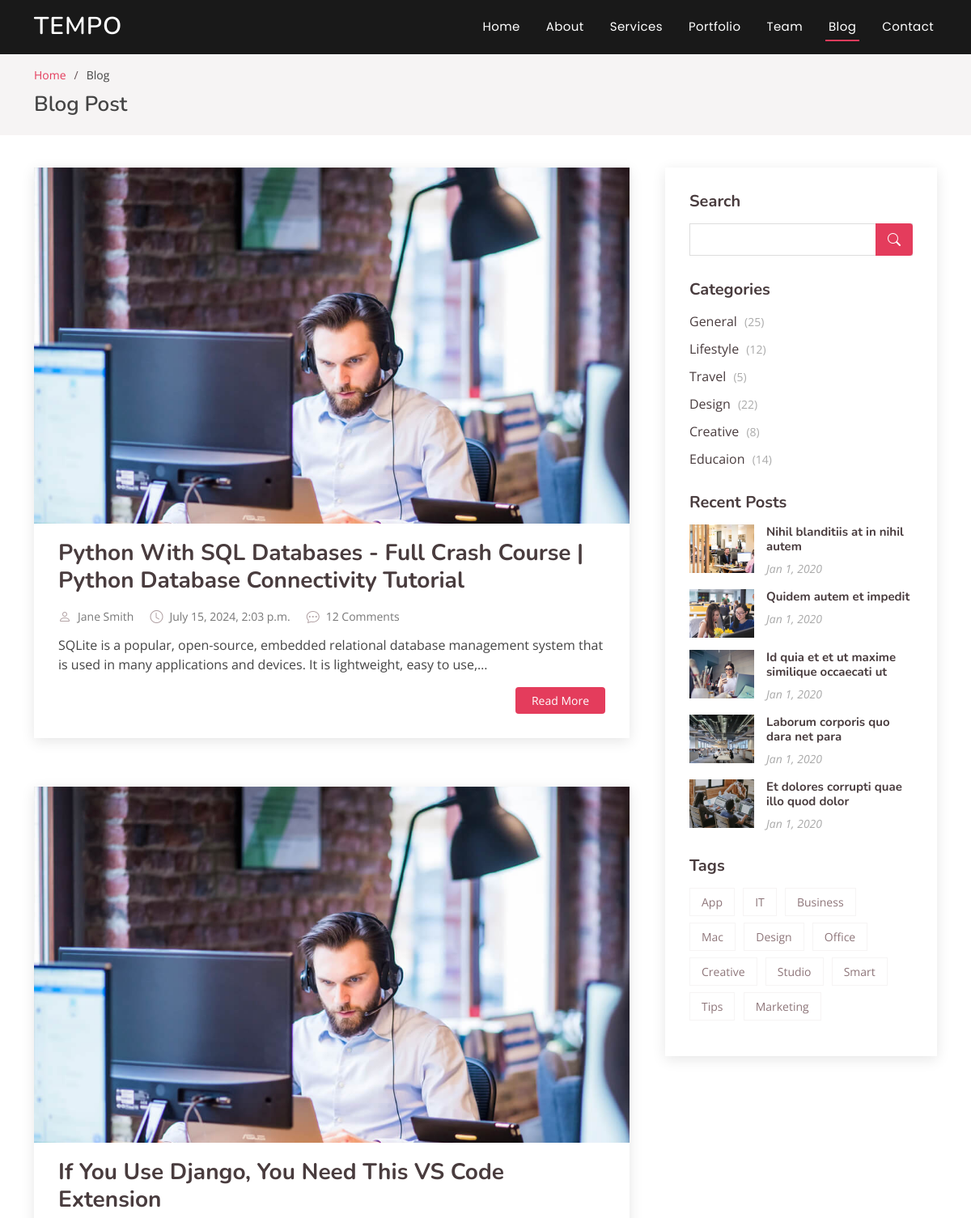
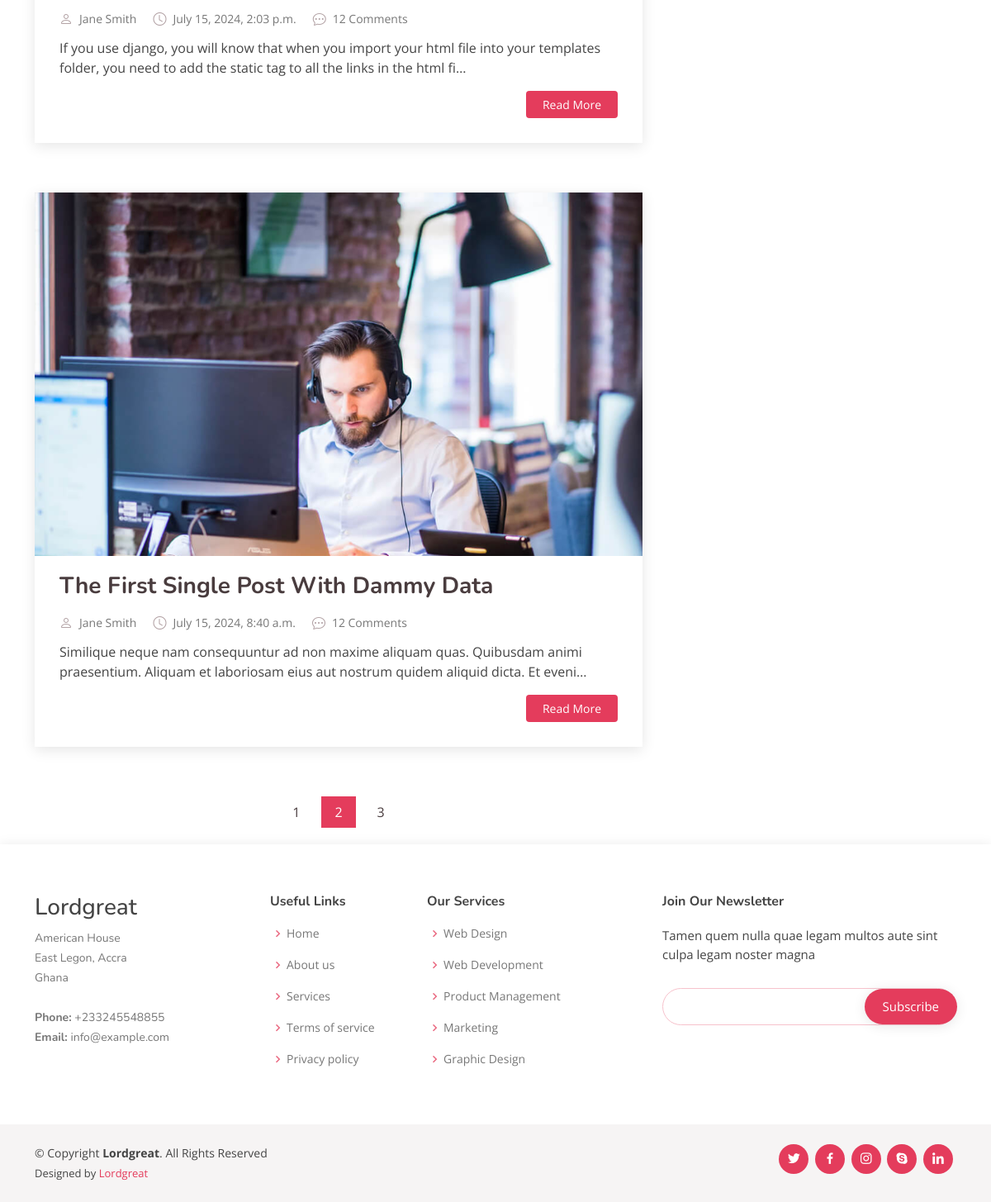
Page /blog on the committed database (2 pictures, top to bottom).
### posts/models.py (models this page shows)
class Post(models.Model):
    title = models.CharField(max_length=200)
    body = models.CharField(max_length=1000000)
    created_at = models.DateTimeField(default=timezone.now(), blank=True)

### posts/views.py (the view)
# urls.py: path('blog', views.blog, name='blog'),
def blog(request):
    posts = Post.objects.all()
    return render(request, 'blog.html', {'posts': posts})

### templates/blog.html (shortened to what this page needs)
{% load static %}
<!DOCTYPE html>
<html lang="en">
<head>
  <link href="{% static 'assets/vendor/bootstrap/css/bootstrap.min.css'%}" rel="stylesheet">
  <link href="{% static 'assets/vendor/bootstrap-icons/bootstrap-icons.css'%}" rel="stylesheet">
  <link href="{% static 'assets/vendor/boxicons/css/boxicons.min.css'%}" rel="stylesheet">
  <link href="{% static 'assets/vendor/glightbox/css/glightbox.min.css'%}" rel="stylesheet">
  <link href="{% static 'assets/vendor/remixicon/remixicon.css'%}" rel="stylesheet">
  <link href="{% static 'assets/vendor/swiper/swiper-bundle.min.css'%}" rel="stylesheet">
  <link href="{% static 'assets/css/style.css'%}" rel="stylesheet">
</head>
<body>
  <header id="header" class="fixed-top header-inner-pages">
    <div class="container d-flex align-items-center justify-content-between">
      <h1 class="logo"><a href="index.html">Tempo</a></h1>
      <nav id="navbar" class="navbar">
        <ul>
          <li><a class="nav-link scrollto " href="/#hero">Home</a></li>
          <li><a class="nav-link scrollto" href="/#about">About</a></li>
          <li><a class="nav-link scrollto" href="/#services">Services</a></li>
          <li><a class="nav-link scrollto " href="/#portfolio">Portfolio</a></li>
          <li><a class="nav-link scrollto" href="/#team">Team</a></li>
          <li><a class="active" href="blog">Blog</a></li>
          <li><a class="nav-link scrollto" href="#contact">Contact</a></li>
        </ul>
      </nav>
    </div>
  </header>
  <main id="main">
    <section id="breadcrumbs" class="breadcrumbs">
      <div class="container">
        <ol>
          <li><a href="/">Home</a></li>
          <li>Blog</li>
        </ol>
        <h2>Blog Post</h2>
      </div>
    </section>
    <section id="blog" class="blog">
      <div class="container" data-aos="fade-up">
        <div class="row">
          <div class="col-lg-8 entries">
            {% for post in posts reversed %}
              <article class="entry">
                <div class="entry-img">
                  <img src="{% static 'assets/img/blog/blog-1.jpg'%}" alt="" class="img-fluid">
                </div>
                <h2 class="entry-title">
                  <a href="post/{{ post.id }}">{{ post.title }}</a>
                </h2>
                <div class="entry-meta">
                  <ul>
                    <li class="d-flex align-items-center"><i class="bi bi-person"></i> <a href="post/{{ post.id }}">Jane Smith</a></li>
                    <li class="d-flex align-items-center"><i class="bi bi-clock"></i> <a href="post{{ post.id }}" datetime="{{post.created_at}}">{{post.created_at}}</time></a></li>
                    <li class="d-flex align-items-center"><i class="bi bi-chat-dots"></i> <a href="post/{{ post.id }}">12 Comments</a></li>
                  </ul>
                </div>
                <div class="entry-content">
                  <p>
                    {{ post.body|truncatechars:160}}
                  </p>
                  <div class="read-more">
                    <a href="post/{{ post.id }}">Read More</a>
                  </div>
                </div>
              </article>
            {% endfor%}
            <div class="blog-pagination">
              <ul class="justify-content-center">
                <li><a href="#">1</a></li>
                <li class="active"><a href="#">2</a></li>
                <li><a href="#">3</a></li>
              </ul>
            </div>
          </div>
          <div class="col-lg-4">
            <div class="sidebar">
              <h3 class="sidebar-title">Search</h3>
              <div class="sidebar-item search-form">
                <form action="">
                  <input type="text">
                  <button type="submit"><i class="bi bi-search"></i></button>
                </form>
              </div>
              <h3 class="sidebar-title">Categories</h3>
              <div class="sidebar-item categories">
                <ul>
                  <li><a href="#">General <span>(25)</span></a></li>
                  <li><a href="#">Lifestyle <span>(12)</span></a></li>
                  <li><a href="#">Travel <span>(5)</span></a></li>
                  <li><a href="#">Design <span>(22)</span></a></li>
                  <li><a href="#">Creative <span>(8)</span></a></li>
                  <li><a href="#">Educaion <span>(14)</span></a></li>
                </ul>
              </div>
              <h3 class="sidebar-title">Recent Posts</h3>
              <div class="sidebar-item recent-posts">
                <div class="post-item clearfix">
                  <img src="{% static 'assets/img/blog/blog-recent-1.jpg'%}" alt="">
                  <h4><a href="/blog">Nihil blanditiis at in nihil autem</a></h4>
                  <time datetime="2020-01-01">Jan 1, 2020</time>
                </div>
                <div class="post-item clearfix">
                  <img src="{% static 'assets/img/blog/blog-recent-2.jpg'%}" alt="">
                  <h4><a href="/blog">Quidem autem et impedit</a></h4>
                  <time datetime="2020-01-01">Jan 1, 2020</time>
                </div>
                <div class="post-item clearfix">
                  <img src="{% static 'assets/img/blog/blog-recent-3.jpg'%}" alt="">
                  <h4><a href="/blog">Id quia et et ut maxime similique occaecati ut</a></h4>
                  <time datetime="2020-01-01">Jan 1, 2020</time>
                </div>
                <div class="post-item clearfix">
                  <img src="{% static 'assets/img/blog/blog-recent-4.jpg'%}" alt="">
                  <h4><a href="/blog">Laborum corporis quo dara net para</a></h4>
                  <time datetime="2020-01-01">Jan 1, 2020</time>
                </div>
                <div class="post-item clearfix">
                  <img src="{% static 'assets/img/blog/blog-recent-5.jpg'%}" alt="">
                  <h4><a href="/blog">Et dolores corrupti quae illo quod dolor</a></h4>
                  <time datetime="2020-01-01">Jan 1, 2020</time>
                </div>
              </div>
              <h3 class="sidebar-title">Tags</h3>
              <div class="sidebar-item tags">
                <ul>
                  <li><a href="#">App</a></li>
                  <li><a href="#">IT</a></li>
                  <li><a href="#">Business</a></li>
                  <li><a href="#">Mac</a></li>
                  <li><a href="#">Design</a></li>
                  <li><a href="#">Office</a></li>
                  <li><a href="#">Creative</a></li>
                  <li><a href="#">Studio</a></li>
                  <li><a href="#">Smart</a></li>
                  <li><a href="#">Tips</a></li>
                  <li><a href="#">Marketing</a></li>
                </ul>
              </div>
            </div>
          </div>
        </div>
      </div>
    </section>
  </main>
  <footer id="footer">
    <div class="footer-top">
      <div class="container">
        <div class="row">
          <div class="col-lg-3 col-md-6 footer-contact">
            <h3>Lordgreat</h3>
            <p>
              American House<br>
              East Legon, Accra<br>
              Ghana<br><br>
              <strong>Phone:</strong> +233245548855<br>
              <strong>Email:</strong> info@example.com<br>
            </p>
          </div>
          <div class="col-lg-2 col-md-6 footer-links">
            <h4>Useful Links</h4>
            <ul>
              <li><i class="bx bx-chevron-right"></i> <a href="#">Home</a></li>
              <li><i class="bx bx-chevron-right"></i> <a href="#">About us</a></li>
              <li><i class="bx bx-chevron-right"></i> <a href="#">Services</a></li>
              <li><i class="bx bx-chevron-right"></i> <a href="#">Terms of service</a></li>
              <li><i class="bx bx-chevron-right"></i> <a href="#">Privacy policy</a></li>
            </ul>
          </div>
          <div class="col-lg-3 col-md-6 footer-links">
            <h4>Our Services</h4>
            <ul>
              <li><i class="bx bx-chevron-right"></i> <a href="#">Web Design</a></li>
              <li><i class="bx bx-chevron-right"></i> <a href="#">Web Development</a></li>
              <li><i class="bx bx-chevron-right"></i> <a href="#">Product Management</a></li>
              <li><i class="bx bx-chevron-right"></i> <a href="#">Marketing</a></li>
              <li><i class="bx bx-chevron-right"></i> <a href="#">Graphic Design</a></li>
            </ul>
          </div>
          <div class="col-lg-4 col-md-6 footer-newsletter">
            <h4>Join Our Newsletter</h4>
            <p>Tamen quem nulla quae legam multos aute sint culpa legam noster magna</p>
            <form action="" method="post">
              <input type="email" name="email"><input type="submit" value="Subscribe">
            </form>
          </div>
        </div>
      </div>
    </div>
    <div class="container d-md-flex py-4">
      <div class="me-md-auto text-center text-md-start">
        <div class="copyright">
          &copy; Copyright <strong><span>Lordgreat</span></strong>. All Rights Reserved
        </div>
        <div class="credits">
          Designed by <a href="#">Lordgreat</a>
        </div>
      </div>
      <div class="social-links text-center text-md-right pt-3 pt-md-0">
        <a href="#" class="twitter"><i class="bx bxl-twitter"></i></a>
        <a href="#" class="facebook"><i class="bx bxl-facebook"></i></a>
        <a href="#" class="instagram"><i class="bx bxl-instagram"></i></a>
        <a href="#" class="google-plus"><i class="bx bxl-skype"></i></a>
        <a href="#" class="linkedin"><i class="bx bxl-linkedin"></i></a>
      </div>
    </div>
  </footer>
</body>
</html>

### rows in the picture
Post: title "Python With SQL Databases - Full Crash Course | Python Database Connectivity Tutorial", created_at "July 15, 2024, 2:03 p.m.", body "SQLite is a popular, open-source, embedded relational database management system that is used in many applications and devices. It is lightweight, easy to use,…"
Post: title "If You Use Django, You Need This VS Code Extension", created_at "July 15, 2024, 2:03 p.m.", body "If you use django, you will know that when you import your html file into your templates folder, you need to add the static tag to all the links in the html fi…"
Post: title "The First Single Post With Dammy Data", created_at "July 15, 2024, 8:40 a.m.", body "Similique neque nam consequuntur ad non maxime aliquam quas. Quibusdam animi praesentium. Aliquam et laboriosam eius aut nostrum quidem aliquid dicta. Et eveni…"
